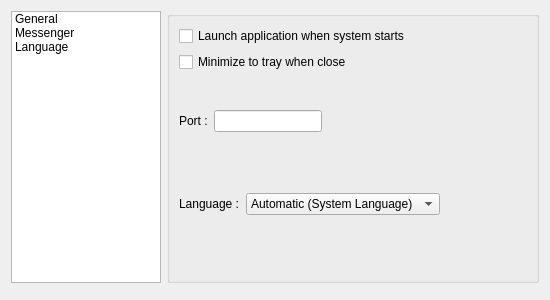
<?xml version="1.0" encoding="UTF-8"?>
<ui version="4.0">
 <class>Options</class>
 <widget class="QDialog" name="Options">
  <property name="geometry">
   <rect>
    <x>0</x>
    <y>0</y>
    <width>550</width>
    <height>300</height>
   </rect>
  </property>
  <property name="sizePolicy">
   <sizepolicy hsizetype="Minimum" vsizetype="Minimum">
    <horstretch>0</horstretch>
    <verstretch>0</verstretch>
   </sizepolicy>
  </property>
  <property name="windowTitle">
   <string>Options</string>
  </property>
  <property name="windowIcon">
   <iconset resource="resource.qrc">
    <normaloff>:/Icon/Icons/Options.svg</normaloff>:/Icon/Icons/Options.svg</iconset>
  </property>
  <layout class="QGridLayout" name="gridLayout_2">
   <item row="0" column="0">
    <widget class="QListWidget" name="listWidgetOptions">
     <property name="sizePolicy">
      <sizepolicy hsizetype="Minimum" vsizetype="MinimumExpanding">
       <horstretch>0</horstretch>
       <verstretch>0</verstretch>
      </sizepolicy>
     </property>
     <property name="maximumSize">
      <size>
       <width>150</width>
       <height>16777215</height>
      </size>
     </property>
     <property name="iconSize">
      <size>
       <width>30</width>
       <height>30</height>
      </size>
     </property>
     <property name="resizeMode">
      <enum>QListView::Adjust</enum>
     </property>
     <property name="viewMode">
      <enum>QListView::ListMode</enum>
     </property>
     <item>
      <property name="text">
       <string>General</string>
      </property>
      <property name="icon">
       <iconset resource="resource.qrc">
        <normaloff>:/Icon/Icons/Options.svg</normaloff>:/Icon/Icons/Options.svg</iconset>
      </property>
     </item>
     <item>
      <property name="text">
       <string>Messenger</string>
      </property>
      <property name="icon">
       <iconset resource="resource.qrc">
        <normaloff>:/Icon/Icons/Messenger.svg</normaloff>:/Icon/Icons/Messenger.svg</iconset>
      </property>
     </item>
     <item>
      <property name="text">
       <string>Language</string>
      </property>
      <property name="icon">
       <iconset resource="resource.qrc">
        <normaloff>:/Icon/Icons/Language.svg</normaloff>:/Icon/Icons/Language.svg</iconset>
      </property>
     </item>
    </widget>
   </item>
   <item row="0" column="1">
    <widget class="QGroupBox" name="OptionsGroupBox">
     <property name="sizePolicy">
      <sizepolicy hsizetype="MinimumExpanding" vsizetype="Preferred">
       <horstretch>0</horstretch>
       <verstretch>0</verstretch>
      </sizepolicy>
     </property>
     <property name="font">
      <font>
       <weight>75</weight>
       <bold>true</bold>
      </font>
     </property>
     <property name="title">
      <string notr="true"/>
     </property>
     <layout class="QGridLayout" name="gridLayout_5">
      <item row="0" column="0">
       <widget class="QWidget" name="generalWidget" native="true">
        <layout class="QGridLayout" name="gridLayout_4">
         <property name="leftMargin">
          <number>0</number>
         </property>
         <property name="topMargin">
          <number>0</number>
         </property>
         <property name="rightMargin">
          <number>0</number>
         </property>
         <property name="bottomMargin">
          <number>0</number>
         </property>
         <item row="0" column="0">
          <layout class="QVBoxLayout" name="gverticalLayout">
           <item>
            <widget class="QCheckBox" name="launchStartupCheckBox">
             <property name="font">
              <font>
               <weight>50</weight>
               <bold>false</bold>
              </font>
             </property>
             <property name="text">
              <string>Launch application when system starts</string>
             </property>
            </widget>
           </item>
           <item>
            <widget class="QCheckBox" name="minimizeToTrayCheckBox">
             <property name="font">
              <font>
               <weight>50</weight>
               <bold>false</bold>
              </font>
             </property>
             <property name="text">
              <string>Minimize to tray when close</string>
             </property>
            </widget>
           </item>
           <item>
            <spacer name="gverticalSpacer">
             <property name="orientation">
              <enum>Qt::Vertical</enum>
             </property>
             <property name="sizeHint" stdset="0">
              <size>
               <width>0</width>
               <height>0</height>
              </size>
             </property>
            </spacer>
           </item>
          </layout>
         </item>
        </layout>
       </widget>
      </item>
      <item row="1" column="0">
       <widget class="QWidget" name="messengerWidget" native="true">
        <layout class="QGridLayout" name="gridLayout_3">
         <property name="leftMargin">
          <number>0</number>
         </property>
         <property name="topMargin">
          <number>0</number>
         </property>
         <property name="rightMargin">
          <number>0</number>
         </property>
         <property name="bottomMargin">
          <number>0</number>
         </property>
         <item row="0" column="0">
          <layout class="QVBoxLayout" name="mverticalLayout">
           <item>
            <layout class="QHBoxLayout" name="horizontalLayout">
             <item>
              <widget class="QLabel" name="portLabel">
               <property name="font">
                <font>
                 <weight>50</weight>
                 <bold>false</bold>
                </font>
               </property>
               <property name="text">
                <string>Port :</string>
               </property>
              </widget>
             </item>
             <item>
              <widget class="QLineEdit" name="portLineEdit">
               <property name="sizePolicy">
                <sizepolicy hsizetype="Preferred" vsizetype="Fixed">
                 <horstretch>0</horstretch>
                 <verstretch>0</verstretch>
                </sizepolicy>
               </property>
               <property name="font">
                <font>
                 <weight>50</weight>
                 <bold>false</bold>
                </font>
               </property>
              </widget>
             </item>
             <item>
              <spacer name="horizontalSpacer">
               <property name="orientation">
                <enum>Qt::Horizontal</enum>
               </property>
               <property name="sizeHint" stdset="0">
                <size>
                 <width>0</width>
                 <height>0</height>
                </size>
               </property>
              </spacer>
             </item>
            </layout>
           </item>
           <item>
            <spacer name="mverticalSpacer">
             <property name="orientation">
              <enum>Qt::Vertical</enum>
             </property>
             <property name="sizeHint" stdset="0">
              <size>
               <width>0</width>
               <height>0</height>
              </size>
             </property>
            </spacer>
           </item>
          </layout>
         </item>
        </layout>
       </widget>
      </item>
      <item row="2" column="0">
       <widget class="QWidget" name="languageWidget" native="true">
        <layout class="QGridLayout" name="gridLayout">
         <property name="leftMargin">
          <number>0</number>
         </property>
         <property name="topMargin">
          <number>0</number>
         </property>
         <property name="rightMargin">
          <number>0</number>
         </property>
         <property name="bottomMargin">
          <number>0</number>
         </property>
         <item row="0" column="0">
          <layout class="QVBoxLayout" name="lverticalLayout">
           <item>
            <layout class="QHBoxLayout" name="lhorizontalLayout">
             <item>
              <widget class="QLabel" name="languageLabel">
               <property name="font">
                <font>
                 <weight>50</weight>
                 <bold>false</bold>
                </font>
               </property>
               <property name="text">
                <string>Language :</string>
               </property>
              </widget>
             </item>
             <item>
              <widget class="QComboBox" name="languageComboBox">
               <property name="font">
                <font>
                 <weight>50</weight>
                 <bold>false</bold>
                </font>
               </property>
               <item>
                <property name="text">
                 <string>Automatic (System Language)</string>
                </property>
               </item>
               <item>
                <property name="text">
                 <string>English</string>
                </property>
               </item>
               <item>
                <property name="text">
                 <string>Persian</string>
                </property>
               </item>
              </widget>
             </item>
             <item>
              <spacer name="lhorizontalSpacer">
               <property name="orientation">
                <enum>Qt::Horizontal</enum>
               </property>
               <property name="sizeHint" stdset="0">
                <size>
                 <width>0</width>
                 <height>0</height>
                </size>
               </property>
              </spacer>
             </item>
            </layout>
           </item>
           <item>
            <spacer name="verticalSpacer">
             <property name="orientation">
              <enum>Qt::Vertical</enum>
             </property>
             <property name="sizeHint" stdset="0">
              <size>
               <width>0</width>
               <height>0</height>
              </size>
             </property>
            </spacer>
           </item>
          </layout>
         </item>
        </layout>
       </widget>
      </item>
     </layout>
    </widget>
   </item>
   <item row="1" column="0" colspan="2">
    <widget class="QDialogButtonBox" name="OptionsButtonBox"/>
   </item>
  </layout>
 </widget>
 <resources>
  <include location="resource.qrc"/>
 </resources>
 <connections/>
</ui>
